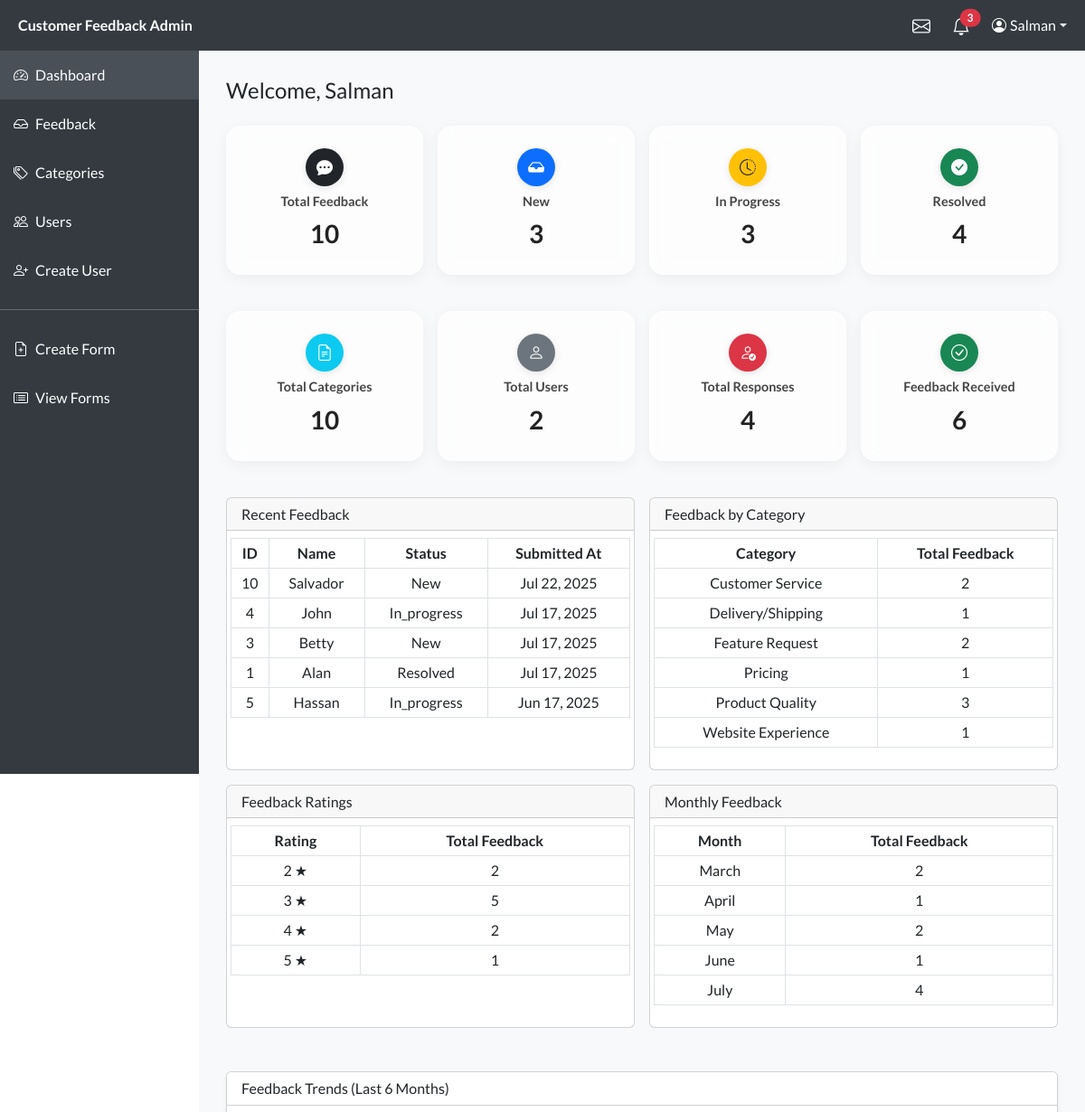
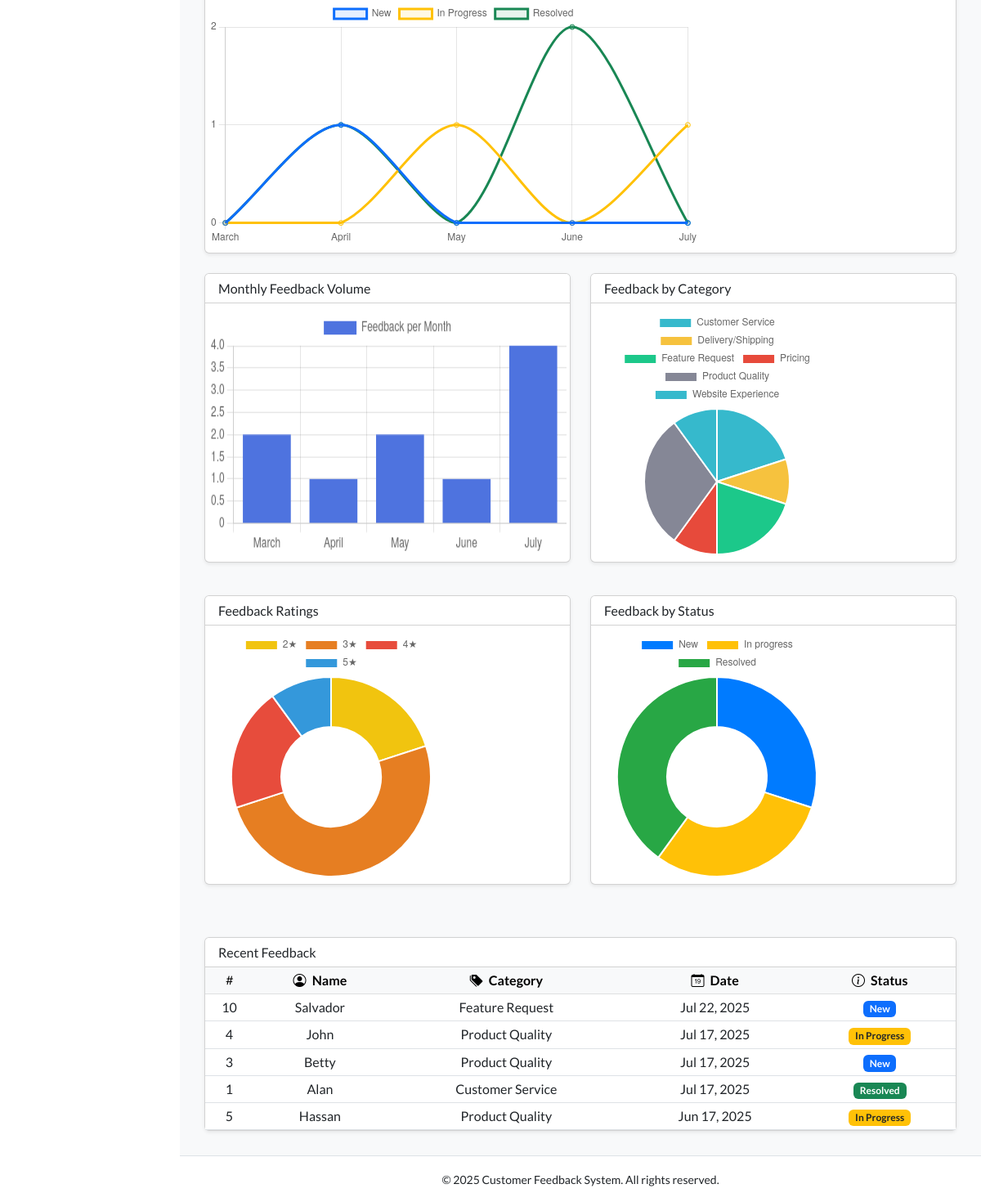
Screenshot of /Admin/dashboard.php (signed in) with the database file from the repository (2 pictures, top to bottom).
### tables this page shows
CREATE TABLE `feedback` (
  `id` int(11) NOT NULL,
  `name` varchar(100) DEFAULT NULL,
  `email` varchar(100) DEFAULT NULL,
  `category_id` int(11) DEFAULT NULL,
  `rating` int(11) DEFAULT NULL CHECK (`rating` between 1 and 5),
  `message` text NOT NULL,
  `file_path` varchar(255) DEFAULT NULL,
  `status` enum('new','in_progress','resolved') DEFAULT 'new',
  `created_at` timestamp NOT NULL DEFAULT current_timestamp(),
  `updated_at` datetime DEFAULT NULL
);

CREATE TABLE `categories` (
  `id` int(11) NOT NULL,
  `name` varchar(100) NOT NULL
);

### Admin/dashboard.php (the view, shortened to what this page needs)
<?php
include 'includes/header.php';
include 'includes/sidebar.php';
$total = $conn->query("SELECT COUNT(*) AS count FROM feedback")->fetch_assoc()['count'];
$new = $conn->query("SELECT COUNT(*) AS count FROM feedback WHERE status = 'new'")->fetch_assoc()['count'];
$in_progress = $conn->query("SELECT COUNT(*) AS count FROM feedback WHERE status = 'in_progress'")->fetch_assoc()['count'];
$resolved = $conn->query("SELECT COUNT(*) AS count FROM feedback WHERE status = 'resolved'")->fetch_assoc()['count'];
$totalCategories = $conn->query("SELECT COUNT(*) AS count FROM categories")->fetch_assoc()['count'];
$totalUsers = $conn->query("SELECT COUNT(*) AS count FROM customertbl")->fetch_assoc()['count'];
$totalResponses = $conn->query("SELECT COUNT(*) AS count FROM feedback_form_responses")->fetch_assoc()['count'];
$totalFeedbackReceived = $conn->query("SELECT COUNT(*) AS count FROM feedback WHERE status != 'resolved'")->fetch_assoc()['count'];
$feedbackData = $conn->query("SELECT id, name, status, created_at FROM feedback ORDER BY created_at DESC LIMIT 5");
$categoryData = $conn->query("SELECT c.name, COUNT(*) as total FROM feedback f LEFT JOIN categories c ON f.category_id = c.id GROUP BY c.name");
$ratingData = $conn->query("SELECT rating, COUNT(*) as total FROM feedback GROUP BY rating");
$monthlyData = $conn->query("SELECT MONTH(created_at) as month, COUNT(*) as total FROM feedback GROUP BY MONTH(created_at)");
?>
<link href="https://cdn.jsdelivr.net/npm/bootstrap-icons@1.10.5/font/bootstrap-icons.css" rel="stylesheet">
<h2 class="mb-4">Welcome, <?= htmlspecialchars($_SESSION['user_name']) ?></h2>
<div class="row g-3">
  <div class="col-6 col-md-3">
    <div class="glass-card">
      <div class="card-body">
        <div class="icon-circle bg-dark"><i class="bi bi-chat-dots-fill"></i></div>
        <div class="stat-title">Total Feedback</div>
        <div class="stat-number"><?= $total ?></div>
      </div>
    </div>
  </div>
  <div class="col-6 col-md-3">
    <div class="glass-card">
      <div class="card-body">
        <div class="icon-circle bg-primary"><i class="bi bi-inbox-fill"></i></div>
        <div class="stat-title">New</div>
        <div class="stat-number"><?= $new ?></div>
      </div>
    </div>
  </div>
  <div class="col-6 col-md-3">
    <div class="glass-card">
      <div class="card-body">
        <div class="icon-circle bg-warning text-dark"><i class="bi bi-clock-history"></i></div>
        <div class="stat-title">In Progress</div>
        <div class="stat-number"><?= $in_progress ?></div>
      </div>
    </div>
  </div>
  <div class="col-6 col-md-3">
    <div class="glass-card">
      <div class="card-body">
        <div class="icon-circle bg-success"><i class="bi bi-check-circle-fill"></i></div>
        <div class="stat-title">Resolved</div>
        <div class="stat-number"><?= $resolved ?></div>
      </div>
    </div>
  </div>
</div>
<div class="row g-3 mt-4">
  <div class="col-6 col-md-3">
    <div class="glass-card">
      <div class="card-body">
        <div class="icon-circle bg-info"><i class="bi bi-file-earmark-text"></i></div>
        <div class="stat-title">Total Categories</div>
        <div class="stat-number"><?= $totalCategories ?></div>
      </div>
    </div>
  </div>
  <div class="col-6 col-md-3">
    <div class="glass-card">
      <div class="card-body">
        <div class="icon-circle bg-secondary"><i class="bi bi-person"></i></div>
        <div class="stat-title">Total Users</div>
        <div class="stat-number"><?= $totalUsers ?></div>
      </div>
    </div>
  </div>
  <div class="col-6 col-md-3">
    <div class="glass-card">
      <div class="card-body">
        <div class="icon-circle bg-danger"><i class="bi bi-person-check"></i></div>
        <div class="stat-title">Total Responses</div>
        <div class="stat-number"><?= $totalResponses ?></div>
      </div>
    </div>
  </div>
  <div class="col-6 col-md-3">
    <div class="glass-card">
      <div class="card-body">
        <div class="icon-circle bg-success"><i class="bi bi-check-circle"></i></div>
        <div class="stat-title">Feedback Received</div>
        <div class="stat-number"><?= $totalFeedbackReceived ?></div>
      </div>
    </div>
  </div>
</div>
<div class="row mt-4 g-3">
  <div class="col-md-6">
    <div class="card h-100">
      <div class="card-header">
        <h6 class="mb-0">Recent Feedback</h6>
      </div>
      <div class="card-body">
        <div class="table-responsive">
          <table class="table table-bordered table-sm">
            <thead>
              <tr>
                <th>ID</th>
                <th>Name</th>
                <th>Status</th>
                <th>Submitted At</th>
              </tr>
            </thead>
            <tbody>
              <?php $feedbackData->data_seek(0); while ($row = $feedbackData->fetch_assoc()): ?>
                <tr>
                  <td><?= $row['id'] ?></td>
                  <td><?= htmlspecialchars($row['name']) ?></td>
                  <td><?= ucfirst($row['status']) ?></td>
                  <td><?= date("M d, Y", strtotime($row['created_at'])) ?></td>
                </tr>
              <?php endwhile; ?>
            </tbody>
          </table>
        </div>
      </div>
    </div>
  </div>
  <div class="col-md-6">
    <div class="card h-100">
      <div class="card-header">
        <h6 class="mb-0">Feedback by Category</h6>
      </div>
      <div class="card-body">
        <div class="table-responsive">
          <table class="table table-bordered table-sm">
            <thead>
              <tr>
                <th>Category</th>
                <th>Total Feedback</th>
              </tr>
            </thead>
            <tbody>
              <?php $categoryData->data_seek(0); while ($row = $categoryData->fetch_assoc()): ?>
                <tr>
                  <td><?= htmlspecialchars($row['name']) ?></td>
                  <td><?= $row['total'] ?></td>
                </tr>
              <?php endwhile; ?>
            </tbody>
          </table>
        </div>
      </div>
    </div>
  </div>
  <div class="col-md-6">
    <div class="card h-100">
      <div class="card-header">
        <h6 class="mb-0">Feedback Ratings</h6>
      </div>
      <div class="card-body">
        <div class="table-responsive">
          <table class="table table-bordered table-sm">
            <thead>
              <tr>
                <th>Rating</th>
                <th>Total Feedback</th>
              </tr>
            </thead>
            <tbody>
              <?php $ratingData->data_seek(0); while ($row = $ratingData->fetch_assoc()): ?>
                <tr>
                  <td><?= $row['rating'] ?> ★</td>
                  <td><?= $row['total'] ?></td>
                </tr>
              <?php endwhile; ?>
            </tbody>
          </table>
        </div>
      </div>
    </div>
  </div>
  <div class="col-md-6">
    <div class="card h-100">
      <div class="card-header">
        <h6 class="mb-0">Monthly Feedback</h6>
      </div>
      <div class="card-body">
        <div class="table-responsive">
          <table class="table table-bordered table-sm">
            <thead>
              <tr>
                <th>Month</th>
                <th>Total Feedback</th>
              </tr>
            </thead>
            <tbody>
              <?php $monthlyData->data_seek(0); while ($row = $monthlyData->fetch_assoc()): ?>
                <tr>
                  <td><?= date("F", mktime(0, 0, 0, $row['month'], 10)) ?></td>
                  <td><?= $row['total'] ?></td>
                </tr>
              <?php endwhile; ?>
            </tbody>
          </table>
        </div>
      </div>
    </div>
  </div>
</div>
<div class="row mt-5">
  <div class="col-12">
    <div class="card shadow-sm">
      <div class="card-header bg-white">
        <h6 class="mb-0">Feedback Trends (Last 6 Months)</h6>
      </div>
      <div class="card-body">
        <canvas id="feedbackChart"></canvas>
      </div>
    </div>
  </div>
</div>
<div class="row mt-4">
  <div class="col-md-6">
    <div class="card shadow-sm mb-3">
      <div class="card-header bg-white">
        <h6 class="mb-0">Monthly Feedback Volume</h6>
      </div>
      <div class="card-body">
        <canvas id="monthlyChart"></canvas>
      </div>
    </div>
  </div>
  <div class="col-md-6">
    <div class="card shadow-sm mb-3">
      <div class="card-header bg-white">
        <h6 class="mb-0">Feedback by Category</h6>
      </div>
      <div class="card-body">
        <canvas id="categoryChart"></canvas>
      </div>
    </div>
  </div>
</div>
<div class="row mt-4">
  <div class="col-md-6">
    <div class="card shadow-sm mb-3">
      <div class="card-header bg-white">
        <h6 class="mb-0">Feedback Ratings</h6>
      </div>
      <div class="card-body">
        <canvas id="ratingChart"></canvas>
      </div>
    </div>
  </div>
  <div class="col-md-6">
    <div class="card shadow-sm mb-3">
      <div class="card-header bg-white">
        <h6 class="mb-0">Feedback by Status</h6>
      </div>
      <div class="card-body">
        <canvas id="statusChart"></canvas>
      </div>
    </div>
  </div>
</div>
<div class="card mt-5 shadow-sm">
  <div class="card-header bg-white">
    <h6 class="mb-0">Recent Feedback</h6>
  </div>
  <div class="card-body p-0">
    <div class="table-responsive">
      <table class="table table-hover table-sm mb-0 align-middle">
        <thead class="table-light">
          <tr>
            <th><i class="bi bi-hash"></i></th>
            <th><i class="bi bi-person-circle me-1"></i> Name</th>
            <th><i class="bi bi-tags-fill me-1"></i> Category</th>
            <th><i class="bi bi-calendar-date me-1"></i> Date</th>
            <th><i class="bi bi-info-circle me-1"></i> Status</th>
          </tr>
        </thead>
        <tbody>
          <?php
            $query = "SELECT f.*, c.name AS category_name FROM feedback f
                      LEFT JOIN categories c ON f.category_id = c.id
                      ORDER BY f.created_at DESC LIMIT 5";
            $result = $conn->query($query);
            if ($result->num_rows > 0):
              while ($row = $result->fetch_assoc()):
          ?>
          <tr>
            <td><?= $row['id'] ?></td>
            <td><?= htmlspecialchars($row['name']) ?></td>
            <td><?= htmlspecialchars($row['category_name'] ?? 'Uncategorized') ?></td>
            <td><?= date("M d, Y", strtotime($row['created_at'])) ?></td>
            <td>
              <?php if ($row['status'] == 'new'): ?>
                <span class="badge bg-primary">New</span>
              <?php elseif ($row['status'] == 'in_progress'): ?>
                <span class="badge bg-warning text-dark">In Progress</span>
              <?php elseif ($row['status'] == 'resolved'): ?>
                <span class="badge bg-success">Resolved</span>
              <?php endif; ?>
            </td>
          </tr>
          <?php endwhile; else: ?>
            <tr><td colspan="5" class="text-center py-3">No recent feedback available.</td></tr>
          <?php endif; ?>
        </tbody>
      </table>
    </div>
  </div>
</div>
<?php include 'includes/footer.php'; ?>

### Admin/includes/header.php (style rules this page uses)
* { font-family: 'Lato', sans-serif; }
body { margin: 0; padding: 0; display: flex; flex-direction: column; }

### Admin/dashboard.php (style rules this page uses)
.glass-card { backdrop-filter: blur(10px); background: rgba(255, 255, 255, 0.7); border: 1px solid rgba(255, 255, 255, 0.4); border-radius: 16px; box-shadow: 0 4px 16px rgba(0, 0, 0, 0.05); transition: transform 0.2s ease, box-shadow 0.2s ease; min-height: 110px; padding: 1rem 0.75rem; }
.icon-circle { width: 42px; height: 42px; border-radius: 50%; background: #6c63ff; display: flex; align-items: center; justify-content: center; color: white; font-size: 18px; margin: 0 auto 6px auto; box-shadow: 0 2px 8px rgba(0, 0, 0, 0.1); }
.stat-title { font-size: 0.9rem; font-weight: 600; color: #444; margin-bottom: 0.25rem; }
.stat-number { font-size: 1.75rem; font-weight: 700; color: #222; margin-bottom: 0; }
.card-body { padding: 0.5rem 0.25rem; text-align: center; }
canvas { max-width: 100%; height: 300px !important; }
h2 { font-size: 1.5rem; }

### rows the page displays
feedback: id "10", name "Salvador", status "New", created_at "Jul 22, 2025", category.name "Feature Request"
feedback: id "4", name "John", status "In_progress", created_at "Jul 17, 2025", category.name "Product Quality", shows "In Progress"
feedback: id "3", name "Betty", status "New", created_at "Jul 17, 2025", category.name "Product Quality"
feedback: id "1", name "Alan", status "Resolved", created_at "Jul 17, 2025", category.name "Customer Service"
feedback: id "5", name "Hassan", status "In_progress", created_at "Jun 17, 2025", category.name "Product Quality", shows "In Progress"

### other values shown
$unreadCount "3"
$_SESSION['user_name'] "Salman"
$total "10"
$new "3"
$in_progress "3"
$resolved "4"
$totalCategories "10"
$totalUsers "2"
$totalResponses "4"
$totalFeedbackReceived "6"
$row['name'] "Customer Service"
$row['total'] "2"
$row['name'] "Delivery/Shipping"
$row['total'] "1"
$row['name'] "Feature Request"
